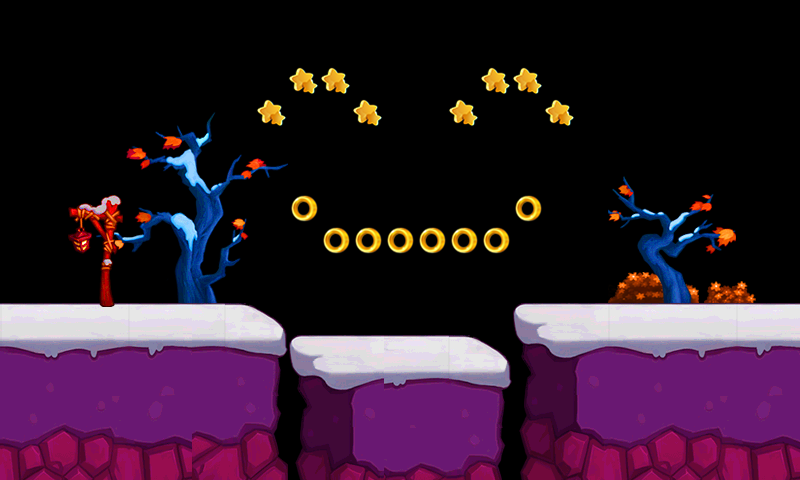

The image is a tile-based game level rendered from a .tmx file. Its description and source (layers, tilesets, objects; grid data summarised) follow:
An orthogonal 25x15 tile map with 32x32 px tiles, 5 tile layers (grass, tree, root, light, ...), 5 tilesets.

<map version="1.0" orientation="orthogonal" width="25" height="15" tilewidth="32" tileheight="32">
 <tileset firstgid="1" name="grass3" tilewidth="32" tileheight="32">
  <image source="grass3.png" width="160" height="64" />
 </tileset>
 <tileset firstgid="11" name="light" tilewidth="32" tileheight="32">
  <image source="light.png" width="64" height="128" />
 </tileset>
 <tileset firstgid="19" name="tree3" tilewidth="32" tileheight="32">
  <image source="tree3.png" width="448" height="224" />
 </tileset>
 <tileset firstgid="117" name="ground3" tilewidth="32" tileheight="32">
  <image source="ground3.png" width="544" height="192" />
  <tile id="1">
   <properties>
    <property name="rootX" value="-1" />
    <property name="rootY" value="0" />
   </properties>
  </tile>
  <tile id="2">
   <properties>
    <property name="rootX" value="-1" />
    <property name="rootY" value="0" />
   </properties>
  </tile>
  <tile id="3">
   <properties>
    <property name="rootX" value="-1" />
    <property name="rootY" value="0" />
   </properties>
  </tile>
  <tile id="4">
   <properties>
    <property name="rootX" value="-1" />
    <property name="rootY" value="0" />
   </properties>
  </tile>
  <tile id="5">
   <properties>
    <property name="rootX" value="-1" />
    <property name="rootY" value="0" />
   </properties>
  </tile>
  <tile id="6">
   <properties>
    <property name="rootX" value="-1" />
    <property name="rootY" value="0" />
   </properties>
  </tile>
  <tile id="7">
   <properties>
    <property name="rootX" value="-1" />
    <property name="rootY" value="0" />
   </properties>
  </tile>
  <tile id="8">
   <properties>
    <property name="rootX" value="-1" />
    <property name="rootY" value="0" />
   </properties>
  </tile>
  <tile id="9">
   <properties>
    <property name="rootX" value="-1" />
    <property name="rootY" value="0" />
   </properties>
  </tile>
  <tile id="10">
   <properties>
    <property name="rootX" value="-1" />
    <property name="rootY" value="0" />
   </properties>
  </tile>
  <tile id="11">
   <properties>
    <property name="rootX" value="-1" />
    <property name="rootY" value="0" />
   </properties>
  </tile>
  <tile id="12">
   <properties>
    <property name="rootX" value="-1" />
    <property name="rootY" value="0" />
   </properties>
  </tile>
  <tile id="13">
   <properties>
    <property name="rootX" value="-1" />
    <property name="rootY" value="0" />
   </properties>
  </tile>
  <tile id="14">
   <properties>
    <property name="rootX" value="-1" />
    <property name="rootY" value="0" />
   </properties>
  </tile>
  <tile id="15">
   <properties>
    <property name="rootX" value="-1" />
    <property name="rootY" value="0" />
   </properties>
  </tile>
  <tile id="16">
   <properties>
    <property name="rootX" value="-1" />
    <property name="rootY" value="0" />
   </properties>
  </tile>
  <tile id="18">
   <properties>
    <property name="rootX" value="0" />
    <property name="rootY" value="-1" />
   </properties>
  </tile>
  <tile id="35">
   <properties>
    <property name="rootX" value="0" />
    <property name="rootY" value="-1" />
   </properties>
  </tile>
  <tile id="52">
   <properties>
    <property name="rootX" value="0" />
    <property name="rootY" value="-1" />
   </properties>
  </tile>
  <tile id="69">
   <properties>
    <property name="rootX" value="0" />
    <property name="rootY" value="-1" />
   </properties>
  </tile>
  <tile id="86">
   <properties>
    <property name="rootX" value="0" />
    <property name="rootY" value="-1" />
   </properties>
  </tile>
 </tileset>
 <tileset firstgid="219" name="coin" tilewidth="32" tileheight="32">
  <image source="coin.png" width="96" height="32" />
  <tile id="0">
   <properties>
    <property name="jewelType" value="1" />
   </properties>
  </tile>
  <tile id="1">
   <properties>
    <property name="jewelType" value="2" />
   </properties>
  </tile>
  <tile id="2">
   <properties>
    <property name="jewelType" value="3" />
   </properties>
  </tile>
 </tileset>
 <layer name="grass" width="25" height="15">
  <data>[375 cells, 10 non-empty, 10 distinct tile ids]</data>
 </layer>
 <layer name="tree" width="25" height="15">
  <data>[375 cells, 62 non-empty, 62 distinct tile ids]</data>
 </layer>
 <layer name="root" width="25" height="15">
  <data>[375 cells, 143 non-empty, 77 distinct tile ids]</data>
 </layer>
 <layer name="light" width="25" height="15">
  <data>[375 cells, 9 non-empty, 8 distinct tile ids]</data>
 </layer>
 <layer name="jewel" width="25" height="15">
  <data>[375 cells, 16 non-empty, 2 distinct tile ids]</data>
 </layer>
</map>
